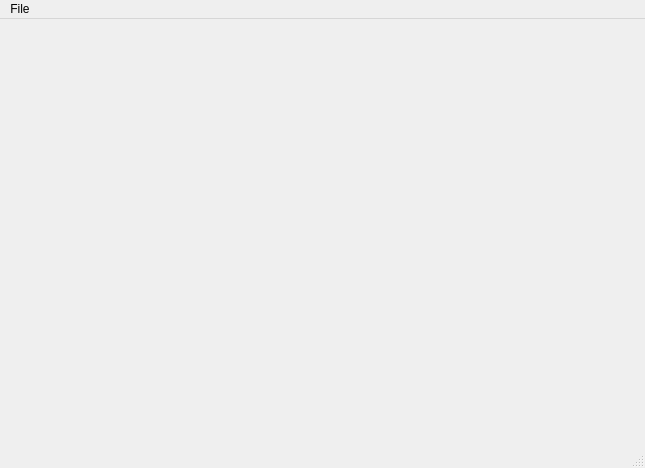
<?xml version="1.0" encoding="UTF-8"?>
<ui version="4.0">
 <class>MainWindow</class>
 <widget class="QMainWindow" name="MainWindow">
  <property name="geometry">
   <rect>
    <x>0</x>
    <y>0</y>
    <width>645</width>
    <height>468</height>
   </rect>
  </property>
  <property name="windowTitle">
   <string>Editor</string>
  </property>
  <widget class="QWidget" name="centralWidget">
   <layout class="QHBoxLayout" name="horizontalLayout">
    <item>
     <widget class="GLWidget" name="glWidget" native="true">
      <property name="sizePolicy">
       <sizepolicy hsizetype="Expanding" vsizetype="Preferred">
        <horstretch>0</horstretch>
        <verstretch>0</verstretch>
       </sizepolicy>
      </property>
      <zorder>pushButton</zorder>
     </widget>
    </item>
   </layout>
  </widget>
  <widget class="QMenuBar" name="menuBar">
   <property name="geometry">
    <rect>
     <x>0</x>
     <y>0</y>
     <width>645</width>
     <height>25</height>
    </rect>
   </property>
   <widget class="QMenu" name="menuFile">
    <property name="title">
     <string>File</string>
    </property>
   </widget>
   <addaction name="menuFile"/>
  </widget>
  <widget class="QStatusBar" name="statusBar"/>
 </widget>
 <layoutdefault spacing="6" margin="11"/>
 <customwidgets>
  <customwidget>
   <class>GLWidget</class>
   <extends>QWidget</extends>
   <header>glwidget.h</header>
   <container>1</container>
  </customwidget>
 </customwidgets>
 <resources/>
 <connections/>
</ui>
